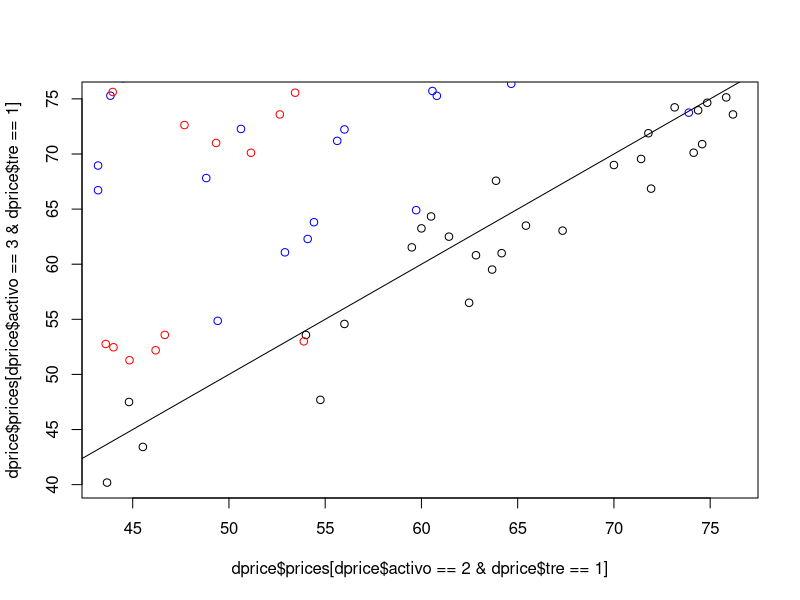
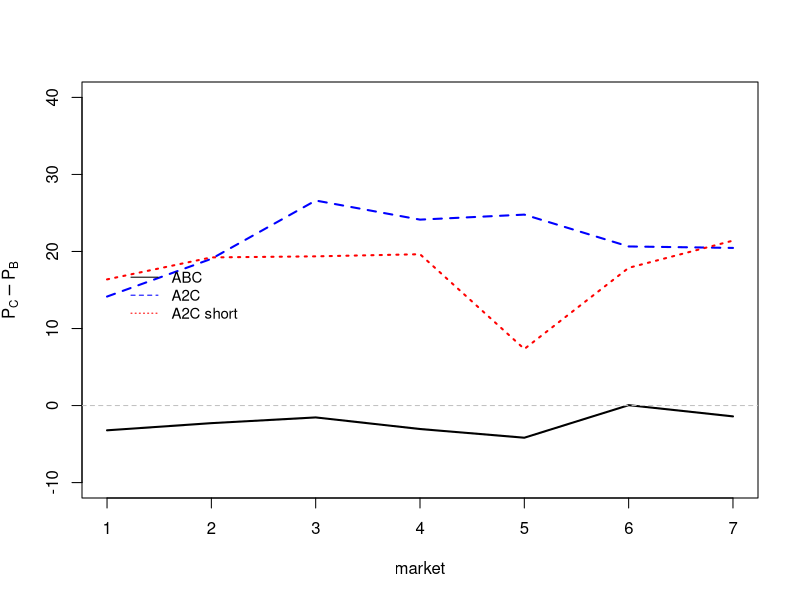
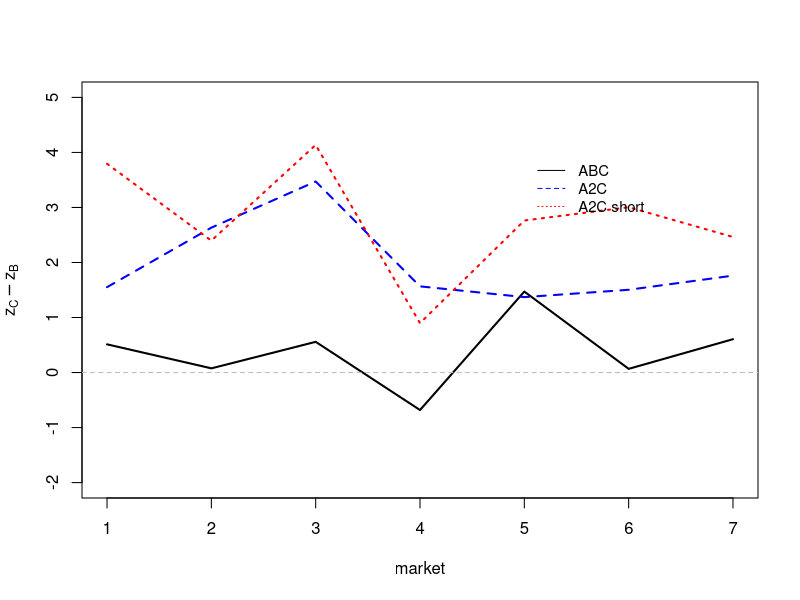
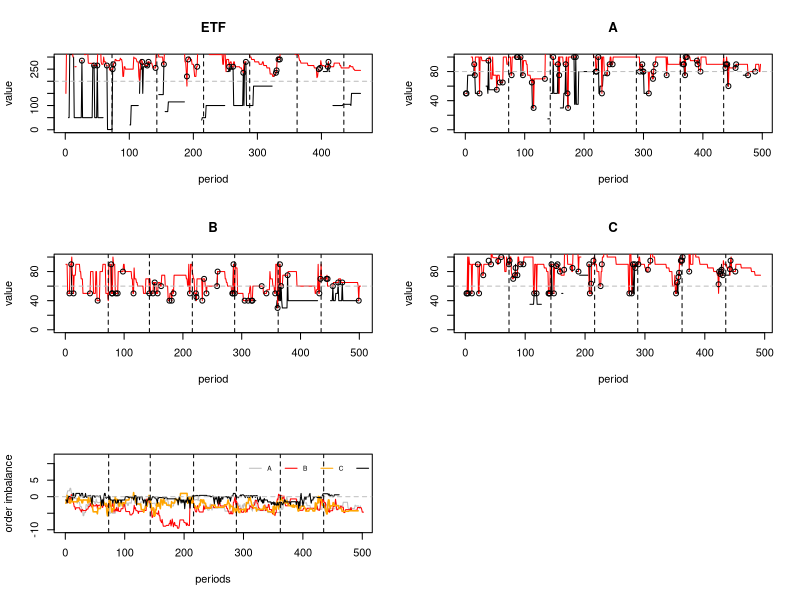
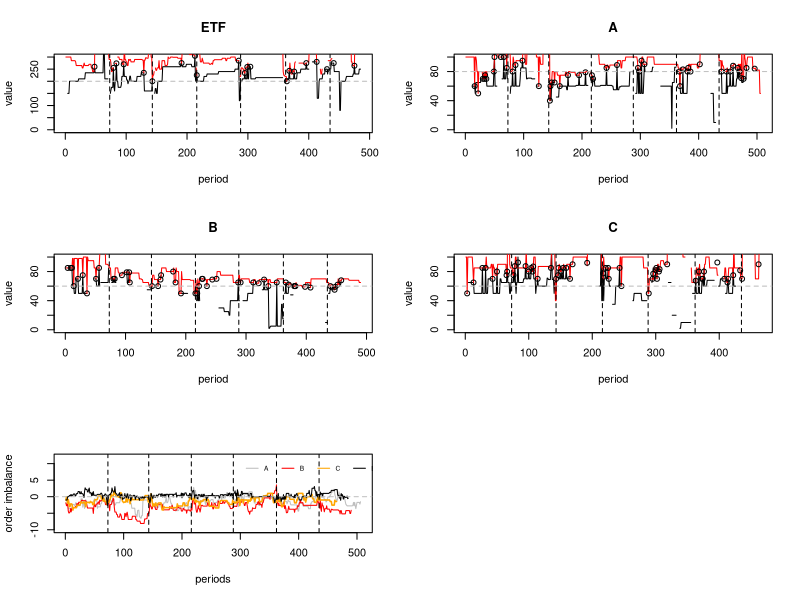
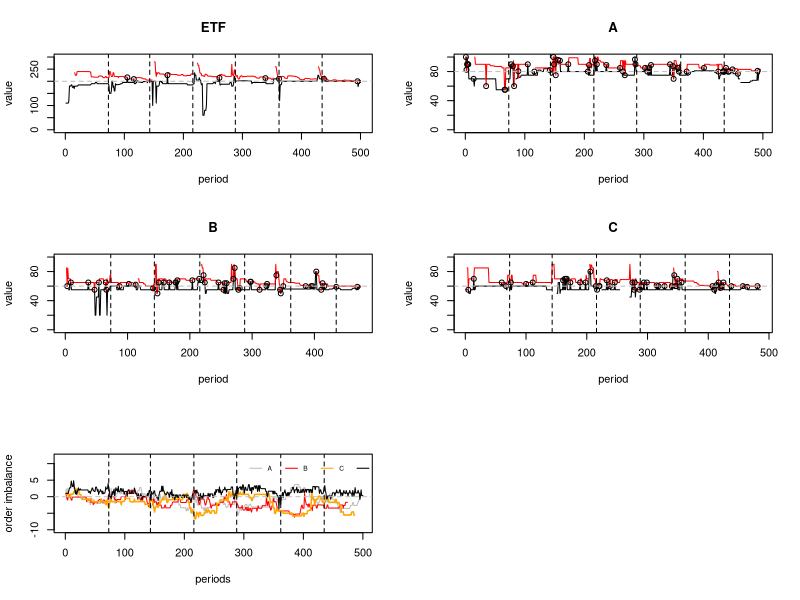
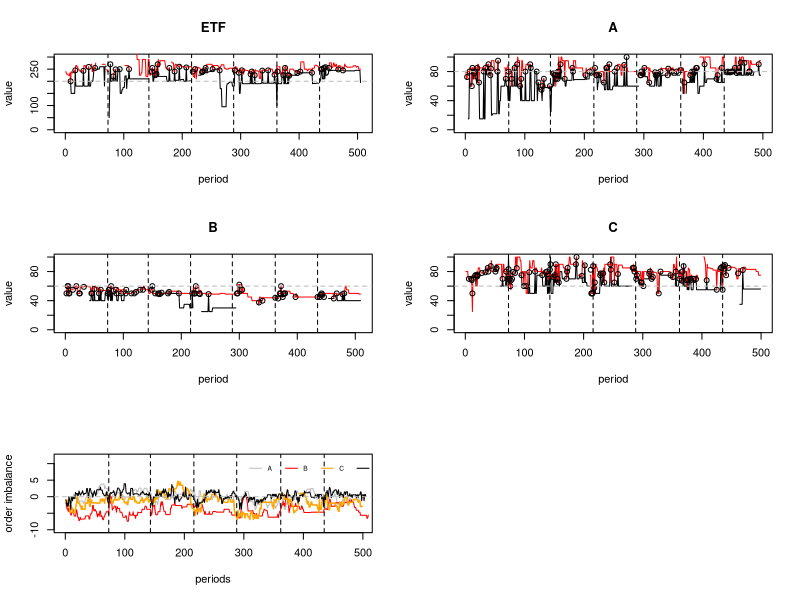
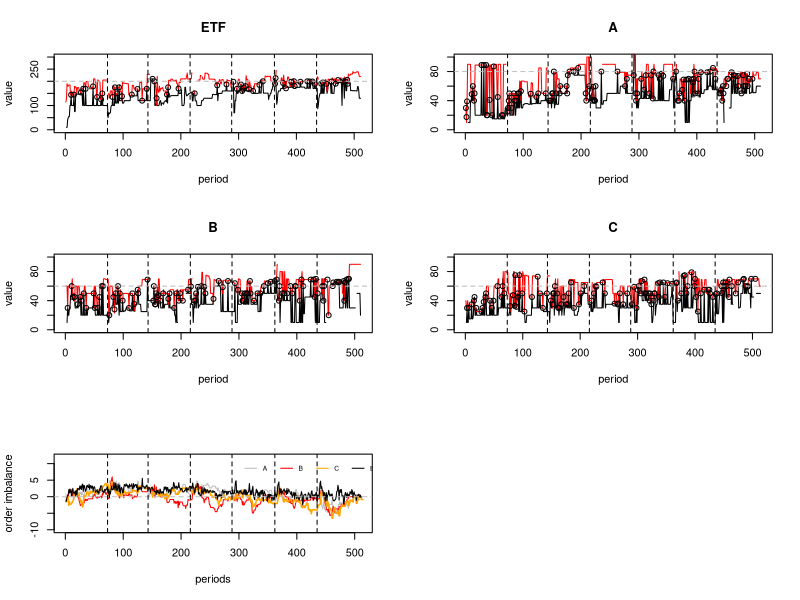

Generate these figures, in order, with R:
library(dplyr)
library(tidyverse)
library(xtable)
library(here)

d<-read.csv(here("detf.csv"),sep=",",header=T, stringsAsFactors = FALSE)

dprice<- d %>%
  group_by(sess, tre, r, activo)  %>%
  summarize(prices=  mean(precio,na.rm = T))

plot(dprice$prices[dprice$activo==2 & dprice$tre==1],dprice$prices[dprice$activo==3 & dprice$tre==1] )
abline(0,1)
points(dprice$prices[dprice$activo==2 & dprice$tre==2],dprice$prices[dprice$activo==3 & dprice$tre==2],col="blue")
points(dprice$prices[dprice$activo==2 & dprice$tre==3],dprice$prices[dprice$activo==3 & dprice$tre==3],col="red")

dprice2<- d %>%
  group_by(tre, r, activo)  %>%
  summarize(prices=  mean(precio,na.rm = T),
            ordenes= mean(z,na.rm = T)
  )

pdf("sum_prices.pdf")
plot(dprice2$r[dprice2$activo==2 & dprice2$tre==1],dprice2$prices[dprice2$activo==3 & dprice2$tre==1]-dprice2$prices[dprice2$activo==2 & dprice2$tre==1],type="l",ylim=c(-10,40),xlab="market",ylab=expression('P'[C] - 'P'[B]),lwd=2)
lines(dprice2$r[dprice2$activo==2 & dprice2$tre==2],dprice2$prices[dprice2$activo==3 & dprice2$tre==2]-dprice2$prices[dprice2$activo==2 & dprice2$tre==2],col="blue",lwd=2,lty=2)
lines(dprice2$r[dprice2$activo==2 & dprice2$tre==3],dprice2$prices[dprice2$activo==3 & dprice2$tre==3]-dprice2$prices[dprice2$activo==2 & dprice2$tre==3],col="red",lwd=2,lty=3)
abline(h=0,lty=2,col="gray")
legend(1.1,19,c("ABC","A2C","A2C short"),col=c("black", "blue","red"),lty=c(1,2,3),cex=.9,bty = "n")
dev.off()

pdf("sum_ordenes.pdf")
plot(dprice2$r[dprice2$activo==2 & dprice2$tre==1],dprice2$ordenes[dprice2$activo==3 & dprice2$tre==1]-dprice2$ordenes[dprice2$activo==2 & dprice2$tre==1],type="l",ylim=c(-2,5),xlab="market",ylab=expression('z'[C] - 'z'[B]),lwd=2)
lines(dprice2$r[dprice2$activo==2 & dprice2$tre==2],dprice2$ordenes[dprice2$activo==3 & dprice2$tre==2]-dprice2$ordenes[dprice2$activo==2 & dprice2$tre==2],col="blue",lwd=2,lty=2)
lines(dprice2$r[dprice2$activo==2 & dprice2$tre==3],dprice2$ordenes[dprice2$activo==3 & dprice2$tre==3]-dprice2$ordenes[dprice2$activo==2 & dprice2$tre==3],col="red",lwd=2,lty=3)
abline(h=0,lty=2,col="gray")
legend(5,4,c("ABC","A2C","A2C short"),col=c("black", "blue","red"),lty=c(1,2,3),cex=.9,bty = "n")
dev.off()

data<-d
numero<-1
breakdance<-data$dt*c(1:dim(data)[1])
breakdance<-breakdance[breakdance>0]
#5,6,7,9,

for(numero in seq(1:length(unique(data$sess)))){
  exa<-unique(data$sess)[numero]
  t<-max(data$tre[data$sess==exa])
  nombre<-paste(t,"_",exa,".png",sep="")
  
  png(nombre, width = 1000, height = 500)
  par(mfrow=c(3,2))
  plot(data$bb[data$activo==4 & data$sess==exa],type="l",ylim=c(0,300),ylab = "value",xlab="period",main="ETF")
  #points(data$z[data$activo==4 & data$sess==exa]*200/60+200,pch=2,cex=.1,col="blue")
  lines(data$bo[data$activo==4 & data$sess==exa],col="red")
  points(data$precio[data$activo==4 & data$sess==exa],pch=1,cex=1)
  abline(h=200,lty=2,col="gray")
  for(j in seq(breakdance)){
    abline(v=breakdance[j],lty=2)
  }
  
  plot(data$bb[data$activo==1 & data$sess==exa],type="l",ylim=c(0,100),ylab = "value",xlab="period",main=LETTERS[1])
  lines(data$bo[data$activo==1 & data$sess==exa],col="red")
  points(data$precio[data$activo==1 & data$sess==exa],pch=1,cex=1)
  abline(h=80,lty=2,col="gray")
  for(j in seq(breakdance)){
    abline(v=breakdance[j],lty=2)
  }
  
  plot(data$bb[data$activo==2 & data$sess==exa],type="l",ylim=c(0,100),ylab = "value",xlab="period",main=LETTERS[2])
  lines(data$bo[data$activo==2 & data$sess==exa],col="red")
  points(data$precio[data$activo==2 & data$sess==exa],pch=1,cex=1)
  abline(h=60,lty=2,col="gray")
  for(j in seq(breakdance)){
    abline(v=breakdance[j],lty=2)
  }
  
  plot(data$bb[data$activo==3 & data$sess==exa],type="l",ylim=c(0,100),ylab = "value",xlab="period",main=LETTERS[3])
  lines(data$bo[data$activo==3 & data$sess==exa],col="red")
  points(data$precio[data$activo==3 & data$sess==exa],pch=1,cex=1)
  abline(h=60,lty=2,col="gray")
  for(j in seq(breakdance)){
    abline(v=breakdance[j],lty=2)
  }
  
  
  plot(data$z[data$activo==1 & data$sess==exa],cex=1,col="gray",ylim=c(-10,12),type="l",ylab = "order imbalance",xlab="periods")
  lines(data$z[data$activo==2 & data$sess==exa],cex=1,col="red",type="l")
  lines(data$z[data$activo==3 & data$sess==exa],lwd=1.5,col="orange",type="l")
  lines(data$z[data$activo==4 & data$sess==exa],cex=1,col="black",type="l")
  abline(h=0,lty=2,col="gray")
  for(j in seq(breakdance)){
    abline(v=breakdance[j],lty=2)
    
  }
  legend(300,11,legend=c("A","B","C","ETF"),col=c("gray","red","orange","black"),cex=.6,bty="n",lty=1,horiz=TRUE,inset=.02)
  dev.off()
}  